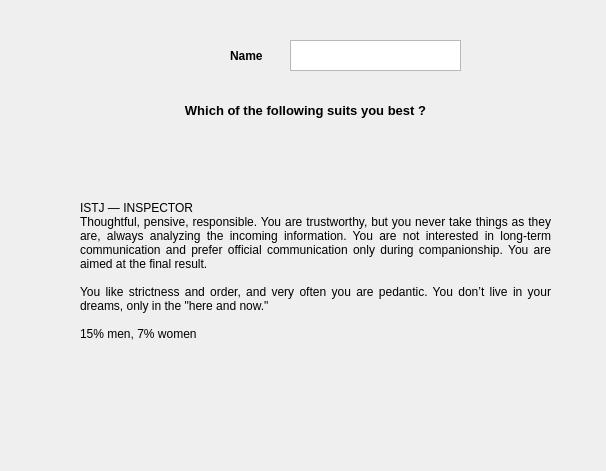
<?xml version="1.0" encoding="UTF-8"?>
<ui version="4.0">
 <class>Dialog</class>
 <widget class="QDialog" name="Dialog">
  <property name="geometry">
   <rect>
    <x>0</x>
    <y>0</y>
    <width>606</width>
    <height>471</height>
   </rect>
  </property>
  <property name="windowTitle">
   <string>Dialog</string>
  </property>
  <widget class="QStackedWidget" name="stackedWidget">
   <property name="geometry">
    <rect>
     <x>70</x>
     <y>150</y>
     <width>491</width>
     <height>272</height>
    </rect>
   </property>
   <property name="currentIndex">
    <number>19</number>
   </property>
   <widget class="QWidget" name="page">
    <widget class="QRadioButton" name="E">
     <property name="geometry">
      <rect>
       <x>1</x>
       <y>93</y>
       <width>16</width>
       <height>16</height>
      </rect>
     </property>
     <property name="text">
      <string/>
     </property>
    </widget>
    <widget class="QLabel" name="label_2">
     <property name="geometry">
      <rect>
       <x>29</x>
       <y>67</y>
       <width>441</width>
       <height>65</height>
      </rect>
     </property>
     <property name="text">
      <string>I’ll call my friends to ask about their plans. I heard that a new restaurant opened / a nice comedy is playing in the cinemas / there are big discounts at the paintball club. We should all go out together.</string>
     </property>
     <property name="textFormat">
      <enum>Qt::AutoText</enum>
     </property>
     <property name="wordWrap">
      <bool>true</bool>
     </property>
    </widget>
    <widget class="QRadioButton" name="I">
     <property name="geometry">
      <rect>
       <x>1</x>
       <y>157</y>
       <width>16</width>
       <height>16</height>
      </rect>
     </property>
     <property name="text">
      <string/>
     </property>
    </widget>
    <widget class="QLabel" name="label_3">
     <property name="geometry">
      <rect>
       <x>29</x>
       <y>138</y>
       <width>441</width>
       <height>52</height>
      </rect>
     </property>
     <property name="text">
      <string>I’ll switch on the &quot;Don’t disturb&quot; mode on my phone and stay at home. I’ll watch a new episode of my favorite TV show, do a puzzle, and take a long bath with a book.</string>
     </property>
     <property name="textFormat">
      <enum>Qt::AutoText</enum>
     </property>
     <property name="wordWrap">
      <bool>true</bool>
     </property>
    </widget>
    <widget class="QLabel" name="label_4">
     <property name="geometry">
      <rect>
       <x>1</x>
       <y>1</y>
       <width>471</width>
       <height>52</height>
      </rect>
     </property>
     <property name="font">
      <font>
       <weight>75</weight>
       <bold>true</bold>
      </font>
     </property>
     <property name="text">
      <string>You are totally exhausted because your week was endless and less than great. How are you going to spend your weekend?</string>
     </property>
     <property name="textFormat">
      <enum>Qt::AutoText</enum>
     </property>
     <property name="alignment">
      <set>Qt::AlignCenter</set>
     </property>
     <property name="wordWrap">
      <bool>true</bool>
     </property>
    </widget>
    <widget class="QPushButton" name="b1">
     <property name="geometry">
      <rect>
       <x>260</x>
       <y>220</y>
       <width>75</width>
       <height>23</height>
      </rect>
     </property>
     <property name="text">
      <string>next</string>
     </property>
    </widget>
   </widget>
   <widget class="QWidget" name="page_2">
    <widget class="QLabel" name="label_5">
     <property name="geometry">
      <rect>
       <x>11</x>
       <y>1</y>
       <width>451</width>
       <height>26</height>
      </rect>
     </property>
     <property name="font">
      <font>
       <weight>75</weight>
       <bold>true</bold>
      </font>
     </property>
     <property name="text">
      <string>Which of these 2 descriptions suits you more?</string>
     </property>
     <property name="textFormat">
      <enum>Qt::AutoText</enum>
     </property>
     <property name="alignment">
      <set>Qt::AlignCenter</set>
     </property>
     <property name="wordWrap">
      <bool>true</bool>
     </property>
    </widget>
    <widget class="QLabel" name="label_6">
     <property name="geometry">
      <rect>
       <x>36</x>
       <y>134</y>
       <width>401</width>
       <height>39</height>
      </rect>
     </property>
     <property name="text">
      <string>Facts are boring. I love to dream and play over upcoming events in my mind. I rely more on intuition than information</string>
     </property>
     <property name="textFormat">
      <enum>Qt::AutoText</enum>
     </property>
     <property name="wordWrap">
      <bool>true</bool>
     </property>
    </widget>
    <widget class="QRadioButton" name="N">
     <property name="geometry">
      <rect>
       <x>11</x>
       <y>147</y>
       <width>16</width>
       <height>16</height>
      </rect>
     </property>
     <property name="text">
      <string/>
     </property>
    </widget>
    <widget class="QLabel" name="label_7">
     <property name="geometry">
      <rect>
       <x>31</x>
       <y>89</y>
       <width>411</width>
       <height>39</height>
      </rect>
     </property>
     <property name="text">
      <string>The most important thing for me is what’s happening here and now. I assess real situations and pay attention to details.</string>
     </property>
     <property name="textFormat">
      <enum>Qt::AutoText</enum>
     </property>
     <property name="wordWrap">
      <bool>true</bool>
     </property>
    </widget>
    <widget class="QRadioButton" name="S">
     <property name="geometry">
      <rect>
       <x>11</x>
       <y>102</y>
       <width>16</width>
       <height>16</height>
      </rect>
     </property>
     <property name="text">
      <string/>
     </property>
    </widget>
    <widget class="QPushButton" name="b2">
     <property name="geometry">
      <rect>
       <x>270</x>
       <y>200</y>
       <width>75</width>
       <height>23</height>
      </rect>
     </property>
     <property name="text">
      <string>next</string>
     </property>
    </widget>
   </widget>
   <widget class="QWidget" name="page_3">
    <widget class="QLabel" name="label_8">
     <property name="geometry">
      <rect>
       <x>20</x>
       <y>21</y>
       <width>420</width>
       <height>85</height>
      </rect>
     </property>
     <property name="font">
      <font>
       <weight>75</weight>
       <bold>true</bold>
      </font>
     </property>
     <property name="text">
      <string>A competitor of your current employer is trying to entice you. You have doubts because the salary is much higher there, but the staff here is great. Moreover, the head of your department hinted that he will recommend you to the bosses when he retires. How are you going to make a decision?</string>
     </property>
     <property name="textFormat">
      <enum>Qt::AutoText</enum>
     </property>
     <property name="alignment">
      <set>Qt::AlignCenter</set>
     </property>
     <property name="wordWrap">
      <bool>true</bool>
     </property>
    </widget>
    <widget class="QLabel" name="label_9">
     <property name="geometry">
      <rect>
       <x>20</x>
       <y>157</y>
       <width>420</width>
       <height>16</height>
      </rect>
     </property>
     <property name="text">
      <string>I’ll listen to my feelings. I always try to follow my heart.</string>
     </property>
     <property name="textFormat">
      <enum>Qt::AutoText</enum>
     </property>
     <property name="wordWrap">
      <bool>true</bool>
     </property>
    </widget>
    <widget class="QRadioButton" name="T">
     <property name="geometry">
      <rect>
       <x>1</x>
       <y>125</y>
       <width>16</width>
       <height>16</height>
      </rect>
     </property>
     <property name="text">
      <string/>
     </property>
    </widget>
    <widget class="QLabel" name="label_10">
     <property name="geometry">
      <rect>
       <x>20</x>
       <y>112</y>
       <width>420</width>
       <height>39</height>
      </rect>
     </property>
     <property name="text">
      <string>I’ll learn all the available information about the competitor, ask my HR manager for advice, and draw a chart with all the pros and cons. In such cases, it’s important to weigh up all the arguments and assess the situation with a cold mind.</string>
     </property>
     <property name="textFormat">
      <enum>Qt::AutoText</enum>
     </property>
     <property name="wordWrap">
      <bool>true</bool>
     </property>
    </widget>
    <widget class="QRadioButton" name="F">
     <property name="geometry">
      <rect>
       <x>1</x>
       <y>157</y>
       <width>16</width>
       <height>16</height>
      </rect>
     </property>
     <property name="text">
      <string/>
     </property>
    </widget>
    <widget class="QPushButton" name="b3">
     <property name="geometry">
      <rect>
       <x>280</x>
       <y>210</y>
       <width>75</width>
       <height>23</height>
      </rect>
     </property>
     <property name="text">
      <string>next</string>
     </property>
    </widget>
   </widget>
   <widget class="QWidget" name="page_4">
    <widget class="QLabel" name="label_11">
     <property name="geometry">
      <rect>
       <x>122</x>
       <y>35</y>
       <width>219</width>
       <height>39</height>
      </rect>
     </property>
     <property name="font">
      <font>
       <weight>75</weight>
       <bold>true</bold>
      </font>
     </property>
     <property name="text">
      <string>Only 2 weeks are left before your close friends’ wedding. How are the preparations going?</string>
     </property>
     <property name="textFormat">
      <enum>Qt::AutoText</enum>
     </property>
     <property name="alignment">
      <set>Qt::AlignCenter</set>
     </property>
     <property name="wordWrap">
      <bool>true</bool>
     </property>
    </widget>
    <widget class="QRadioButton" name="J">
     <property name="geometry">
      <rect>
       <x>12</x>
       <y>105</y>
       <width>16</width>
       <height>16</height>
      </rect>
     </property>
     <property name="text">
      <string/>
     </property>
    </widget>
    <widget class="QLabel" name="label_12">
     <property name="geometry">
      <rect>
       <x>40</x>
       <y>170</y>
       <width>432</width>
       <height>26</height>
      </rect>
     </property>
     <property name="text">
      <string>Why prepare? I’ll be having fun and enjoying myself at the party. I’ll improvise my wedding speech. The best things happen spontaneously.</string>
     </property>
     <property name="textFormat">
      <enum>Qt::AutoText</enum>
     </property>
     <property name="wordWrap">
      <bool>true</bool>
     </property>
    </widget>
    <widget class="QLabel" name="label_13">
     <property name="geometry">
      <rect>
       <x>41</x>
       <y>102</y>
       <width>431</width>
       <height>52</height>
      </rect>
     </property>
     <property name="text">
      <string>One month ago, I chose the saxophonist who will play a medley of our school songs / collected the couple’s photo love story / composed a poem / pressed my suit / made appointments with the stylist and makeup master. I prefer to be fully armed.</string>
     </property>
     <property name="textFormat">
      <enum>Qt::AutoText</enum>
     </property>
     <property name="wordWrap">
      <bool>true</bool>
     </property>
    </widget>
    <widget class="QRadioButton" name="P">
     <property name="geometry">
      <rect>
       <x>12</x>
       <y>175</y>
       <width>16</width>
       <height>16</height>
      </rect>
     </property>
     <property name="text">
      <string/>
     </property>
    </widget>
    <widget class="QPushButton" name="b4">
     <property name="geometry">
      <rect>
       <x>280</x>
       <y>220</y>
       <width>75</width>
       <height>23</height>
      </rect>
     </property>
     <property name="text">
      <string>Show Results</string>
     </property>
    </widget>
   </widget>
   <widget class="QWidget" name="page_5">
    <widget class="QLabel" name="label">
     <property name="geometry">
      <rect>
       <x>0</x>
       <y>0</y>
       <width>471</width>
       <height>221</height>
      </rect>
     </property>
     <property name="text">
      <string>ESTJ — MANAGER
Practical and consistent, you like to have order everywhere by planning and organizing everything. But most of all, you like to convince people of your rightness and make them think the way you think. You look at life soberly and, above all, trust facts.

You are open for communication, meeting new people, and spending time at parties. You never forget to take care of your close ones and can express your love very well.

11% men, 6% women</string>
     </property>
     <property name="textFormat">
      <enum>Qt::AutoText</enum>
     </property>
     <property name="alignment">
      <set>Qt::AlignJustify|Qt::AlignVCenter</set>
     </property>
     <property name="wordWrap">
      <bool>true</bool>
     </property>
    </widget>
   </widget>
   <widget class="QWidget" name="page_6">
    <widget class="QLabel" name="label_14">
     <property name="geometry">
      <rect>
       <x>0</x>
       <y>0</y>
       <width>471</width>
       <height>221</height>
      </rect>
     </property>
     <property name="text">
      <string>ENTJ — COMMANDER
Life for you is a struggle and extreme. This is how you know yourself and others. Being risky and brave, you are easily inspired to start something new. At the same time, you assess your abilities, both strengths and weaknesses, quite adequately.

You feel new tendencies very well and are open to new ideas. You think positively and adore sport and everything connected to it.

3% men, 1% women</string>
     </property>
     <property name="textFormat">
      <enum>Qt::AutoText</enum>
     </property>
     <property name="alignment">
      <set>Qt::AlignJustify|Qt::AlignVCenter</set>
     </property>
     <property name="wordWrap">
      <bool>true</bool>
     </property>
    </widget>
   </widget>
   <widget class="QWidget" name="page_7">
    <widget class="QLabel" name="label_15">
     <property name="geometry">
      <rect>
       <x>0</x>
       <y>0</y>
       <width>471</width>
       <height>221</height>
      </rect>
     </property>
     <property name="text">
      <string>ESFJ — TEACHER
You get along with people very well, and you are the life of any party. You are attentive, caring, and always ready to help, even if you have to sacrifice your personal interests for others.

Yet you are very independent in your deals and, as a rule, you get everything without any side help. You only wait for emotional support from your close ones.

17% women, 8% men</string>
     </property>
     <property name="textFormat">
      <enum>Qt::AutoText</enum>
     </property>
     <property name="alignment">
      <set>Qt::AlignJustify|Qt::AlignVCenter</set>
     </property>
     <property name="wordWrap">
      <bool>true</bool>
     </property>
    </widget>
   </widget>
   <widget class="QWidget" name="page_8">
    <widget class="QLabel" name="label_16">
     <property name="geometry">
      <rect>
       <x>0</x>
       <y>10</y>
       <width>471</width>
       <height>221</height>
      </rect>
     </property>
     <property name="text">
      <string>ESTP — MARSHAL
&quot;Participation is more important than victory.&quot; This is not about you. You strive to reach your goals by any means, even if you have to use physical strength. You stick to an exact plan, and you can’t stand dependence and compromises.

You’re a born fighter, very active and self-organized. You can objectively evaluate even the most stressful situation and give a quick and exact response.

6% men, 3% women</string>
     </property>
     <property name="textFormat">
      <enum>Qt::AutoText</enum>
     </property>
     <property name="alignment">
      <set>Qt::AlignJustify|Qt::AlignVCenter</set>
     </property>
     <property name="wordWrap">
      <bool>true</bool>
     </property>
    </widget>
   </widget>
   <widget class="QWidget" name="page_9">
    <widget class="QLabel" name="label_17">
     <property name="geometry">
      <rect>
       <x>0</x>
       <y>0</y>
       <width>471</width>
       <height>221</height>
      </rect>
     </property>
     <property name="text">
      <string>ENFJ — MENTOR
You are emotional and talkative with rich facial expressions and gesticulations. You are very empathetic to other people’s emotions, and you can spot even the tiniest insincerity. You are very jealous and distrustful in love relationships.

Very often, you are ready to face upcoming events because of your ability to feel them in advance.

3% women, 2% men</string>
     </property>
     <property name="textFormat">
      <enum>Qt::AutoText</enum>
     </property>
     <property name="alignment">
      <set>Qt::AlignJustify|Qt::AlignVCenter</set>
     </property>
     <property name="wordWrap">
      <bool>true</bool>
     </property>
    </widget>
   </widget>
   <widget class="QWidget" name="page_10">
    <widget class="QLabel" name="label_18">
     <property name="geometry">
      <rect>
       <x>0</x>
       <y>0</y>
       <width>471</width>
       <height>221</height>
      </rect>
     </property>
     <property name="text">
      <string>ENTP — INVENTOR
The generator of ideas, you are always seeking to create something new. You adapt easily to nonfamiliar environments and master different methods of work easily.

Due to your dislike of traditions and routine, you very often change your professional spheres and hobbies, becoming an innovator and a pioneer. What is important about you is that not only can you create new ideas but you are also able to convey them to others and make them come true.

4% men, 2% women</string>
     </property>
     <property name="textFormat">
      <enum>Qt::AutoText</enum>
     </property>
     <property name="alignment">
      <set>Qt::AlignJustify|Qt::AlignVCenter</set>
     </property>
     <property name="wordWrap">
      <bool>true</bool>
     </property>
    </widget>
   </widget>
   <widget class="QWidget" name="page_11">
    <widget class="QLabel" name="label_19">
     <property name="geometry">
      <rect>
       <x>0</x>
       <y>10</y>
       <width>471</width>
       <height>221</height>
      </rect>
     </property>
     <property name="text">
      <string>ESFP — POLITICIAN
You can professionally determine the opportunities of your surroundings, and very often you use this skill to manipulate people. In communication with people, you primarily follow your personal interests. However, you try to impress everybody and create the image of a simple person.

You stand firmly in the present moment, and you don’t like to waste time. You want quick results, disliking bureaucracy and red tape.

10% women, 7% men</string>
     </property>
     <property name="textFormat">
      <enum>Qt::AutoText</enum>
     </property>
     <property name="alignment">
      <set>Qt::AlignJustify|Qt::AlignVCenter</set>
     </property>
     <property name="wordWrap">
      <bool>true</bool>
     </property>
    </widget>
   </widget>
   <widget class="QWidget" name="page_12">
    <widget class="QLabel" name="label_20">
     <property name="geometry">
      <rect>
       <x>0</x>
       <y>0</y>
       <width>471</width>
       <height>221</height>
      </rect>
     </property>
     <property name="text">
      <string>ENFP — CHAMPION
You are energetic and inquisitive, with very clear creative skills. You combine the features of both introverts and extroverts, which is why not only do you get along with people easily but you also empathize well. You are very good at advising.

You perceive life with all the diversity of its possibilities. You have a very rich imagination and a very high IQ. You’re a very harmonious person, able to keep the balance even in a very quickly changing environment.

10% women, 6% men</string>
     </property>
     <property name="textFormat">
      <enum>Qt::AutoText</enum>
     </property>
     <property name="alignment">
      <set>Qt::AlignJustify|Qt::AlignVCenter</set>
     </property>
     <property name="wordWrap">
      <bool>true</bool>
     </property>
    </widget>
   </widget>
   <widget class="QWidget" name="page_13">
    <widget class="QLabel" name="label_21">
     <property name="geometry">
      <rect>
       <x>0</x>
       <y>0</y>
       <width>471</width>
       <height>221</height>
      </rect>
     </property>
     <property name="text">
      <string>INFP — HEALER
A lyricist and dreamer, your inner harmony and self-agreement are always in first place. Most of your thinking happens deep inside of you. Nevertheless, you are able to foresee events and understand people well.

You like to dress up and try to look good in all circumstances. You can’t be called thrifty, and you often lose sense of time and reality.

5% women, 4% men</string>
     </property>
     <property name="textFormat">
      <enum>Qt::AutoText</enum>
     </property>
     <property name="alignment">
      <set>Qt::AlignJustify|Qt::AlignVCenter</set>
     </property>
     <property name="wordWrap">
      <bool>true</bool>
     </property>
    </widget>
   </widget>
   <widget class="QWidget" name="page_14">
    <widget class="QLabel" name="label_22">
     <property name="geometry">
      <rect>
       <x>0</x>
       <y>0</y>
       <width>471</width>
       <height>221</height>
      </rect>
     </property>
     <property name="text">
      <string>ISFP — COMPOSER
You can find joy in simple things, handling routine and monotony easily. You like to feel needed, which is why you always help other people but never interfere with their comfort zone. You can’t stand conflicts, and you can always entertain people and make them laugh.

You’re a very down-to-earth, practical, caring, tender, reliable, and faithful partner. You take this world as it is, never trying to lead and manipulate.

10% women, 8% men</string>
     </property>
     <property name="textFormat">
      <enum>Qt::AutoText</enum>
     </property>
     <property name="alignment">
      <set>Qt::AlignJustify|Qt::AlignVCenter</set>
     </property>
     <property name="wordWrap">
      <bool>true</bool>
     </property>
    </widget>
   </widget>
   <widget class="QWidget" name="page_15">
    <widget class="QLabel" name="label_23">
     <property name="geometry">
      <rect>
       <x>0</x>
       <y>0</y>
       <width>471</width>
       <height>221</height>
      </rect>
     </property>
     <property name="text">
      <string>INTP — ARCHITECT
An egghead and philosopher, you don’t like too much expressiveness. You always seek calm emotions and comfort. You’re very careful when making decisions, preferring to analyze and find connections between the past, present, and future.

You are very sensitive to changes, and you don’t handle them easily. You always try to collect all of your facts, thoughts, and ideas, and that’s why you are very often tense.

5% men, 2% women</string>
     </property>
     <property name="textFormat">
      <enum>Qt::AutoText</enum>
     </property>
     <property name="alignment">
      <set>Qt::AlignJustify|Qt::AlignVCenter</set>
     </property>
     <property name="wordWrap">
      <bool>true</bool>
     </property>
    </widget>
   </widget>
   <widget class="QWidget" name="page_16">
    <widget class="QLabel" name="label_24">
     <property name="geometry">
      <rect>
       <x>0</x>
       <y>10</y>
       <width>471</width>
       <height>221</height>
      </rect>
     </property>
     <property name="text">
      <string>INFJ — ADVISOR
You are perfect at sensing people and their relationships. You can easily identify moods and hidden talents, which is why people seek advice from you. However, you are very vulnerable and can’t stand aggression and lack of love.

Your driving force is intuition, aimed not outside but inside. This type of person never stops learning, considering self-development to be a main priority. By getting to know yourself, you help others.

2% women, 1% men</string>
     </property>
     <property name="textFormat">
      <enum>Qt::AutoText</enum>
     </property>
     <property name="alignment">
      <set>Qt::AlignJustify|Qt::AlignVCenter</set>
     </property>
     <property name="wordWrap">
      <bool>true</bool>
     </property>
    </widget>
   </widget>
   <widget class="QWidget" name="page_17">
    <widget class="QLabel" name="label_25">
     <property name="geometry">
      <rect>
       <x>0</x>
       <y>10</y>
       <width>471</width>
       <height>221</height>
      </rect>
     </property>
     <property name="text">
      <string>INTJ — INSPIRER
You have the richest inner world from where you get your incredible ideas. You strive for excellence and want to improve everything and everybody.

However, you have some difficulties in relationships with people, very often distancing yourself intentionally to demonstrate your independence. You can set priorities and trust your intuition.

3% men, 1% women</string>
     </property>
     <property name="textFormat">
      <enum>Qt::AutoText</enum>
     </property>
     <property name="alignment">
      <set>Qt::AlignJustify|Qt::AlignVCenter</set>
     </property>
     <property name="wordWrap">
      <bool>true</bool>
     </property>
    </widget>
   </widget>
   <widget class="QWidget" name="page_18">
    <widget class="QLabel" name="label_26">
     <property name="geometry">
      <rect>
       <x>0</x>
       <y>10</y>
       <width>471</width>
       <height>221</height>
      </rect>
     </property>
     <property name="text">
      <string>ISFJ — PROTECTOR
You can’t stand falseness and insincerity in relationships. You distinguish “strangers“ and keep them at a distance right away. For the people ”inside your circle,&quot; you do anything and never ask for anything in return.

You are observant and very careful with words and deeds. Kind and caring, you see your main goal as helping people and making them happier.

19% women, 8% men</string>
     </property>
     <property name="textFormat">
      <enum>Qt::AutoText</enum>
     </property>
     <property name="alignment">
      <set>Qt::AlignJustify|Qt::AlignVCenter</set>
     </property>
     <property name="wordWrap">
      <bool>true</bool>
     </property>
    </widget>
   </widget>
   <widget class="QWidget" name="page_19">
    <widget class="QLabel" name="label_27">
     <property name="geometry">
      <rect>
       <x>10</x>
       <y>10</y>
       <width>471</width>
       <height>221</height>
      </rect>
     </property>
     <property name="text">
      <string>ISTP — HANDYMAN
The handyman, as a rule, has a technical mindset and likes to make things by hand. You don’t hurry with taking decisions and think that it is better twice measured than once wrong. However, you always meet deadlines and you are very punctual by nature. You perceive this world through feelings, and your opinion of things happening around you is very objective and specific. By nature, you are communicative, but you will refuse communication once you feel insincerity.

9% men, 2% women</string>
     </property>
     <property name="textFormat">
      <enum>Qt::AutoText</enum>
     </property>
     <property name="alignment">
      <set>Qt::AlignJustify|Qt::AlignVCenter</set>
     </property>
     <property name="wordWrap">
      <bool>true</bool>
     </property>
    </widget>
   </widget>
   <widget class="QWidget" name="page_20">
    <widget class="QLabel" name="label_28">
     <property name="geometry">
      <rect>
       <x>10</x>
       <y>10</y>
       <width>471</width>
       <height>221</height>
      </rect>
     </property>
     <property name="text">
      <string>ISTJ — INSPECTOR
Thoughtful, pensive, responsible. You are trustworthy, but you never take things as they are, always analyzing the incoming information. You are not interested in long-term communication and prefer official communication only during companionship. You are aimed at the final result.

You like strictness and order, and very often you are pedantic. You don’t live in your dreams, only in the &quot;here and now.&quot;

15% men, 7% women</string>
     </property>
     <property name="textFormat">
      <enum>Qt::AutoText</enum>
     </property>
     <property name="alignment">
      <set>Qt::AlignJustify|Qt::AlignVCenter</set>
     </property>
     <property name="wordWrap">
      <bool>true</bool>
     </property>
    </widget>
   </widget>
  </widget>
  <widget class="QLabel" name="l2">
   <property name="geometry">
    <rect>
     <x>80</x>
     <y>70</y>
     <width>451</width>
     <height>81</height>
    </rect>
   </property>
   <property name="font">
    <font>
     <pointsize>10</pointsize>
     <weight>75</weight>
     <bold>true</bold>
    </font>
   </property>
   <property name="text">
    <string>Which of the following suits you best ?</string>
   </property>
   <property name="alignment">
    <set>Qt::AlignCenter</set>
   </property>
  </widget>
  <widget class="QTextEdit" name="un">
   <property name="geometry">
    <rect>
     <x>290</x>
     <y>40</y>
     <width>171</width>
     <height>31</height>
    </rect>
   </property>
  </widget>
  <widget class="QLabel" name="l1">
   <property name="geometry">
    <rect>
     <x>230</x>
     <y>40</y>
     <width>41</width>
     <height>31</height>
    </rect>
   </property>
   <property name="font">
    <font>
     <weight>75</weight>
     <bold>true</bold>
    </font>
   </property>
   <property name="text">
    <string>Name </string>
   </property>
  </widget>
  <widget class="QLabel" name="dis">
   <property name="geometry">
    <rect>
     <x>80</x>
     <y>100</y>
     <width>181</width>
     <height>41</height>
    </rect>
   </property>
   <property name="text">
    <string/>
   </property>
  </widget>
 </widget>
 <resources/>
 <connections/>
</ui>
